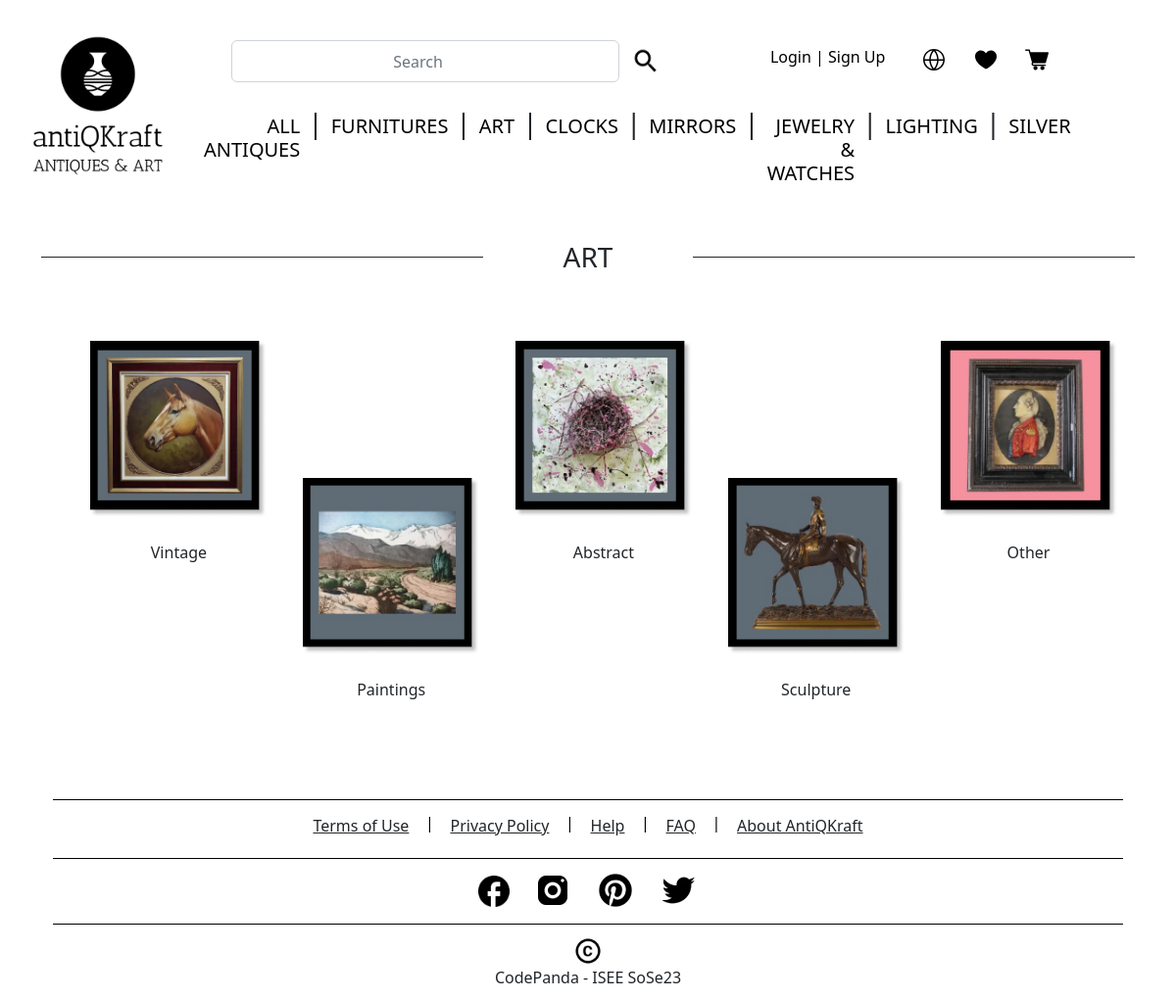
The page /category on the database its author committed.
### tables this page shows
CREATE TABLE "CATEGORY" (
	"category_id"	INTEGER NOT NULL UNIQUE,
	"category_name"	TEXT NOT NULL,
	"category_description"	TEXT NOT NULL,
	"category_image_id"	TEXT,
	PRIMARY KEY("category_id" AUTOINCREMENT)
);

### antikraft-app.py (the view)
@app.route("/category")
def getCategory():
    categories = getAllCategories()
    print(categories.json)
    return render_template('category/category.html', categories=categories.json)

### antikraft-app.py (called while the page is built)
@app.route('/getAllCategories',  methods=['GET'])
def getAllCategories():
    categories = getAllCategoriesList()
    response = app.response_class(
        response=json.dumps(categories),
        status=200,
        mimetype='application/json'
    )
    return response

### backend/controller.py (called while the page is built)
def getAllCategoriesList():
    data = {}
    data = readOperation("CATEGORY", "category_name")
    return data

### backend/model.py (called while the page is built)
def get_db_connection():
    conn = sqlite3.connect('antiqkraft-database.db')
    conn.row_factory = sqlite3.Row
    return conn.cursor()

def readOperation(TABLE_NAME: str, COLS: str):
    conn = get_db_connection()
    query = "SELECT * from " + TABLE_NAME
    data = conn.execute(query)
    categories = {}
    for row in data:
        categories[row["category_id"]] = row["category_name"]
    if categories is not None:
        return categories

### templates/category/category.html (shortened to what this page needs)
{% include 'base.html' %}
{% include 'header/header.html' %}
<div class="container">
    <div class="row">
        <div class="col-5">
            <hr class="hr" style="background-color: #000; opacity: 1;" />
        </div>
        <div class="col-2">
            <h3 style="text-align: center;">ART</h3>
        </div>
        <div class="col-5">
            <hr class="hr" style="background-color: #000; opacity: 1;"/>
        </div>
    </div>
    <div>
        <ul style="display: flex; justify-content:space-between; margin-bottom: 100px; margin-top: 50px;">
            <a class="nav-link" href="Document URL"
                style="text-align: center; margin-right: auto; margin-left: auto; ">
                <img src="static/category/Frame 1.jpg" width="180px" height="180px" style="margin-top: 10px;">
                <br></br>
                Vintage
            </a>
            <a class="nav-link" href="Document URL"
                style="text-align: center; margin-right: auto; margin-left: auto; ">
                <img src="static/category/Frame 2.jpg" width="180px" height="180px" style="margin-top: 150px;">
                <br></br>
                Paintings
            </a>
            <a class="nav-link" href="Document URL"
                style="text-align: center; margin-right: auto; margin-left: auto; ">
                <img src="static/category/Frame 3.jpg" width="180px" height="180px" style="margin-top: 10px;">
                <br></br>
                Abstract
            </a>
            <a class="nav-link" href="Document URL"
                style="text-align: center; margin-right: auto; margin-left: auto; ">
                <img src="static/category/Frame 5.jpg" width="180px" height="180px" style="margin-top: 150px;">
                <br></br>
                Sculpture
            </a>
            <a class="nav-link" href="Document URL"
                style="text-align: center; margin-right: auto; margin-left: auto; ">
                <img src="static/category/Frame 4.jpg" width="180px" height="180px" style="margin-top: 10px;">
                <br></br>
                Other
            </a>
        </ul>
    </div>
    {% include 'footer/footer.html' %}
</div>

### templates/base.html (shortened to what this page needs)
<!DOCTYPE html>
<html>
<head>
  <link href="https://cdn.jsdelivr.net/npm/bootstrap@5.2.0-beta1/dist/css/bootstrap.min.css" rel="stylesheet"
>
  <link rel="stylesheet" href="static/CSS/style.css">
</head>
<body>
</body>
</html>

### templates/header/header.html (shortened to what this page needs)
<div class="row">
    <div class="col-12">
        <nav class="navbar navbar-expand-lg navbar-fixed-top">
            <div class="col-2">
                <a class="navbar-brand" href="http://127.0.0.1:5000/">
                    <img src="static/logo/logo-black.png" width="200" height="200" style="float: right;">
                </a>
            </div>
            <div class="col-9 " id="navbarCollapse">
                <ul class="navbar-nav nav-fill nav-pills pb-4">
                    <li class="nav-item"></li>
                    <div class="col-6">
                        <li class="nav-item">
                            <div class="input-group-append rounded d-flex flex-row">
                                <input type="search" class="form-control rounded" placeholder="Search"
                                    aria-label="Search" aria-describedby="search-addon" id="search">
                                <button class="btn border-0" type="button"><img class="img-fluid" max-width=20px
                                        height=20px id="search-logo" src="static/header/search.png" /></button>
                            </div>
                        </li>
                    </div>
                    <div class="col-3">
                        <li class="nav-item">
                            <a class="nav-link" href="http://127.0.0.1:5000/login">
                                <h6>Login | Sign Up</h6>
                            </a>
                        </li>
                    </div>
                    <li class="nav-item">
                        <button class="btn border-0" type="button"><img class="img-fluid" max-width=20px height=20px
                                id="search-logo" src="static/header/Globe.svg" /></button>
                        <button class="btn border-0" type="button"><img class="img-fluid" max-width=100% height=auto
                                id="search-logo" src="static/header/Heart.svg" /></button>
                        <button class="btn border-0" type="button"><img class="img-fluid" max-width=100% height=auto
                                id="search-logo" src="static/header/Cart.png" /></button>
                    </li>
                </ul>
                <ul class="navbar-nav nav-fill">
                    {%for values in categories.items()%}
                        {% if loop.index != 1 %}
                            <li class="nav-item" float=center>
                                <h3>|</h3>
                            </li>
                            {% endif %}
                        <li class="nav-item">
                            <a class="nav-link" href="#">
                                <h5 class="text-uppercase">{{values[1]}}</h5>
                            </a>
                        </li>
                    {%endfor%}
                </ul>
            </div>
        </nav>
    </div>
</div>

### templates/footer/footer.html (shortened to what this page needs)
<div class="container">
    <div class="separator_2"></div>
    <div class="row justify-content-md-center" id="footer">
        <ul class="bottom_stuff_2">
            <div class="col-md-auto">
                <a class="link-dark" href="link address">
                    <h8>Terms of Use</h8>
                </a>
            </div>
            <h6>&nbsp;&nbsp;&nbsp;&nbsp;|&nbsp;&nbsp;&nbsp;&nbsp;</h6>
            <div class="col-md-auto">
                <a class="link-dark" href="link address">
                    <h8>Privacy Policy</h8>
                </a>
            </div>
            <h6>&nbsp;&nbsp;&nbsp;&nbsp;|&nbsp;&nbsp;&nbsp;&nbsp;</h6>
            <div class="col-md-auto">
                <a class="link-dark" href="link address">
                    <h8>Help</h8>
                </a>
            </div>
            <h6>&nbsp;&nbsp;&nbsp;&nbsp;|&nbsp;&nbsp;&nbsp;&nbsp;</h6>
            <div class="col-md-auto">
                <a class="link-dark" href="link address">
                    <h8>FAQ</h8>
                </a>
            </div>
            <h6>&nbsp;&nbsp;&nbsp;&nbsp;|&nbsp;&nbsp;&nbsp;&nbsp;</h6>
            <div class="col-md-auto">
                <a class="link-dark" href="link address">
                    <h8>About AntiQKraft</h8>
                </a>
            </div>
        </ul>
    </div>
    <div class="separator_2"></div>
    <div class="row justify-content-md-center" id="footer">
        <div class="col-md-auto clearfix">
            <a href="https://www.facebook.com/">
                <img src="static/footer/Vector.jpg" width="32" height="32" style="margin-top: 5px;">
            </a>
        </div>
        <div class="col-md-auto clearfix">
            <a href="https://www.instagram.com/">
                <img src="static/footer/Instagram.jpg" width="40" height="40">
            </a>
        </div>
        <div class="col-md-auto clearfix">
            <a href="https://www.pinterest.com/">
                <img src="static/footer/Pinterest.jpg" width="40" height="40">
            </a>
        </div>
        <div class="col-md-auto clearfix">
            <a href="https://twitter.com/">
                <img src="static/footer/Twitter.jpg" width="40" height="40">
            </a>
        </div>
    </div>
    <div class="separator_2"></div>
    <div class="row justify-content-md-center" id="footer">
        <div class="col-md-auto clearfix">
            <img src="static/footer/Copyright.jpg" width="30" height="30">
        </div>
        <h8 style="text-align: center;">CodePanda - ISEE SoSe23</h8>
    </div>
</div>

### static/CSS/style.css (style rules this page uses)
h5, h6 { color: black; float:center; text-align: right; }
#search { text-align: center; }
#footer { padding: 10px; }
hr { background-color: black; opacity: 1; }

### templates/footer/footer.html (style rules this page uses)
.separator_2 { display: flex; align-items: center; flex: 2; border-bottom: 1px solid #000; margin-top: 4px; margin-bottom: 2px; }
.bottom_stuff_2 { margin-top: 2px; display: flex; text-align: center; justify-content: center; margin-bottom: 4px; }

### rows shown on the page
CATEGORY: category_name "ALL ANTIQUES"
CATEGORY: category_name "FURNITURES"
CATEGORY: category_name "ART"
CATEGORY: category_name "CLOCKS"
CATEGORY: category_name "MIRRORS"
CATEGORY: category_name "JEWELRY & WATCHES"
CATEGORY: category_name "LIGHTING"
CATEGORY: category_name "SILVER"
